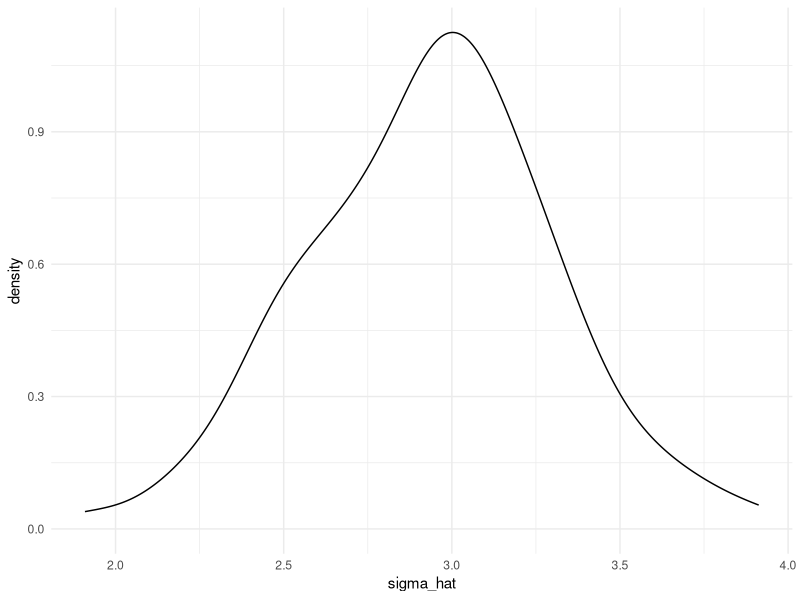
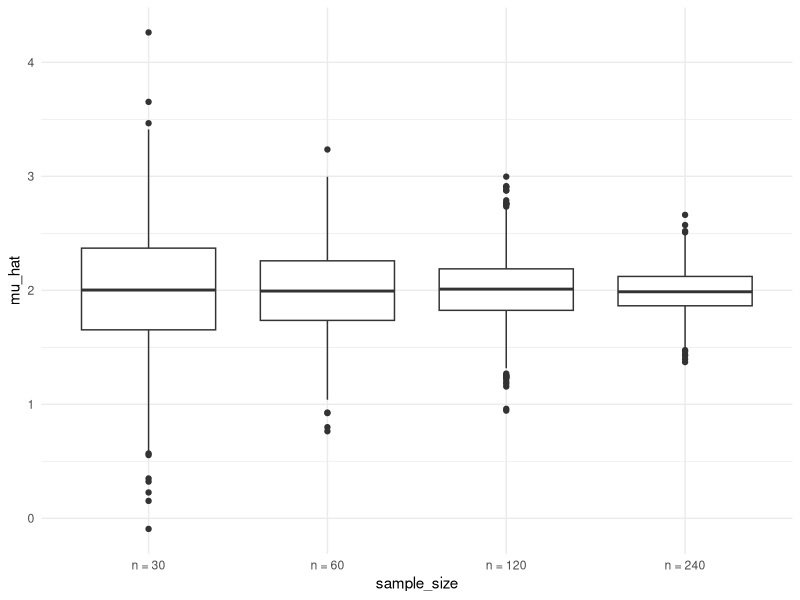

Write the R code that produced these figures, in order.
## ---- chunk 1
library(tidyverse)
library(purrr)

## Set Global Options 
knitr::opts_chunk$set(
  fig.width = 6,
  fig.asp = .6, 
  out.width = "90%"
)

theme_set(theme_minimal() + theme(legend.position = "bottom"))

options(
  ggplot2.continuous.colour = "viridis",
  ggplot2.continuous.fill = "viridis"
)

scale_colour_discrete = scale_colour_viridis_d
scale_fill_discrete = scale_fill_viridis_d
## ---- chunk 2
sim_mean_sd = function(samp_size, mu = 2, sigma = 3) {
  
  sim_data = tibble(
    x = rnorm(samp_size, mean = mu, sd = sigma),
  )
  
  #returns 
  sim_data %>% 
    summarize(
      mu_hat = mean(x),
      sigma_hat = sd(x)
    )
}
## ---- chunk 3
sim_mean_sd(30)
## ---- chunk 4

#100 times -> I have gone out in to the universe and asked the universe to give me a sample size 30, with a true mean 3 and true standard deviation 40, from a normal distribution 

output = vector("list", length = 100)

for (i in 1:100) {
  output[[i]] = sim_mean_sd(samp_size = 30)
}

bind_rows(output)
## ---- chunk 5

#using rerun() function

sim_results =
  rerun(100, sim_mean_sd(samp_size = 30)) %>%
  bind_rows()

#generating a list, similar to output 
## ---- chunk 6

# population SD is sigma_hat divided sqrt of sample size 

sim_results %>%
  ggplot(aes(x = sigma_hat)) + geom_density()

sim_results %>%
  summarise(
    avg_sample_mean = mean(mu_hat),
    sd_sample_mean = sd(mu_hat)
  )
## ---- chunk 7
n_list = 
  list(
    "n = 30" = 30,
    "n = 60" = 60,
    "n = 120" = 120,
    "n = 240" = 240
  )

output = 
  vector("list", length = 4)


output[[1]] = rerun(100, sim_mean_sd(samp_size = n_list[[1]])) %>% bind_rows()
output[[2]] = rerun(100, sim_mean_sd(samp_size = n_list[[2]])) %>% bind_rows()
## ---- chunk 8
for (i in 1:4) {
  
  output[[i]] =
    rerun(100, sim_mean_sd(samp_size = n_list[[i]])) %>% 
    bind_rows()
  
}
## ---- chunk 9
sim_reults2 <-
  tibble(
  sample_size = c(30, 60, 120, 240)) %>% 
  mutate(
    output_lists = map(.x = sample_size, ~ rerun(1000, sim_mean_sd(.x))),
    estimate_df = map(.x = output_lists, ~ bind_rows(.x))) %>%
  select(-output_lists) %>%
  unnest(estimate_df)
## ---- chunk 10
sim_reults2 %>%
  mutate(sample_size = str_c("n = ", sample_size),
         sample_size = fct_inorder(sample_size)) %>% 
  ggplot(aes(x = sample_size, y = mu_hat)) +
  geom_boxplot()
